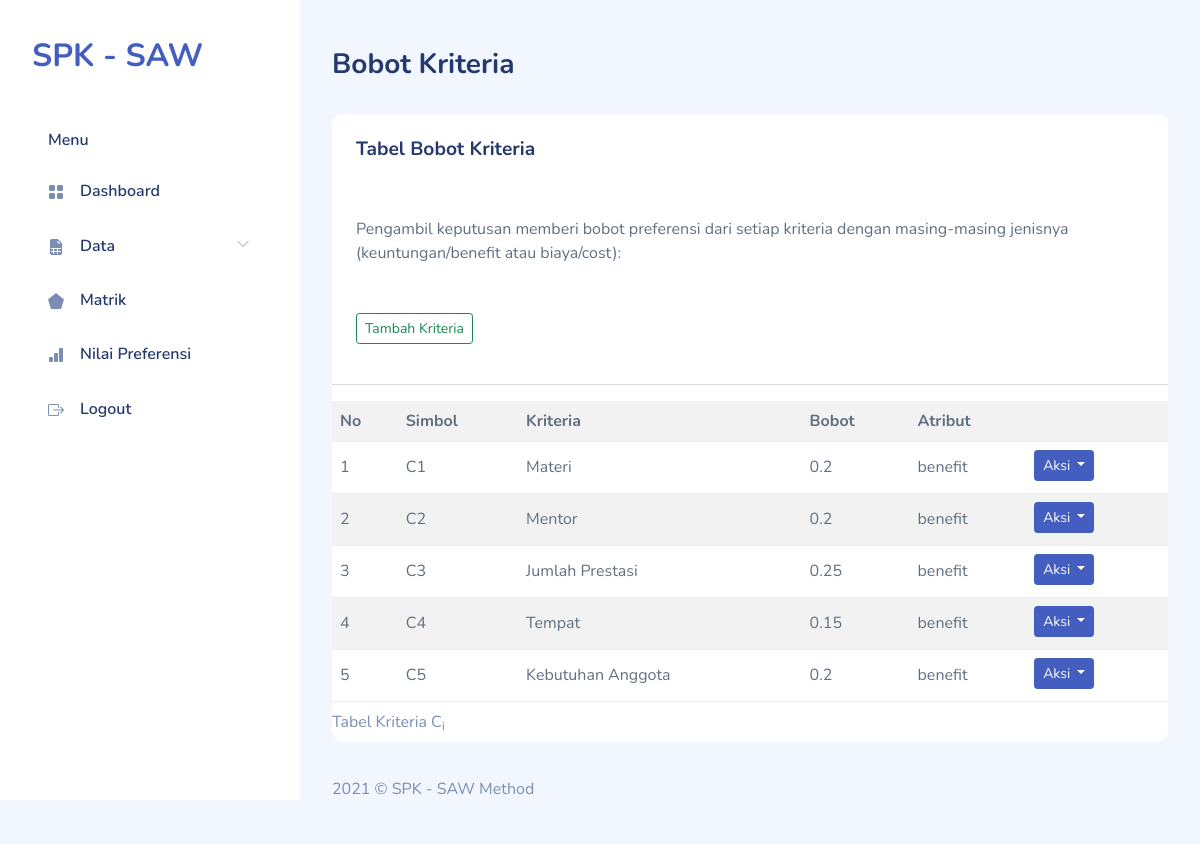
/bobot.php (signed in), run on the app's committed database.
### tables this page shows
CREATE TABLE `saw_criterias` (
  `id_criteria` tinyint(3) UNSIGNED NOT NULL,
  `criteria` varchar(100) NOT NULL,
  `weight` float NOT NULL,
  `attribute` set('benefit','cost') DEFAULT NULL
);

### bobot.php (the view, shortened to what this page needs)
<!DOCTYPE html>
<html lang="en">
  <?php
require "layout/head.php";
require "include/conn.php";
?>
  <body>
    <div id="app">
      <?php require "layout/sidebar.php";?>
      <div id="main">
        <div class="page-heading">
          <h3>Bobot Kriteria</h3>
        </div>
        <div class="page-content">
          <section class="row">
            <div class="col-12">
              <div class="card">
                <div class="card-header">
                  <h4 class="card-title">Tabel Bobot Kriteria</h4>
                </div>
                <div class="card-content">
                  <div class="card-body">
                    <p class="card-text">Pengambil keputusan memberi bobot preferensi dari setiap kriteria dengan
                      masing-masing jenisnya (keuntungan/benefit atau biaya/cost):</p>
                  </div>
                  <button type="button" class="btn btn-outline-success btn-sm m-4" data-bs-toggle="modal"
                                        data-bs-target="#inlineForm">
                                        Tambah Kriteria
                                    </button>
                                    <hr>
                  <div class="table-responsive">
                    <table class="table table-striped mb-0">
                    <caption>
    Tabel Kriteria C<sub>i</sub>
  </caption>
  <tr>
    <th>No</th>
    <th>Simbol</th>
    <th>Kriteria</th>
    <th>Bobot</th>
    <th colspan="2">Atribut</th>
  </tr>
  <?php
$sql = 'SELECT id_criteria,criteria,weight,attribute FROM saw_criterias';
$result = $db->query($sql);
$i = 0;
while ($row = $result->fetch_object()) {
    echo "<tr>
        <td class='right'>" . (++$i) . "</td>
        <td class='center'>C{$i}</td>
        <td>{$row->criteria}</td>
        <td>{$row->weight}</td>
        <td>{$row->attribute}</td>
        <td>
        <div class='btn-group mb-1'>
        <div class='dropdown'>
            <button class='btn btn-primary dropdown-toggle me-1 btn-sm' type='button'
                id='dropdownMenuButton' data-bs-toggle='dropdown'
                aria-haspopup='true' aria-expanded='false'>
                Aksi
            </button>
            <div class='dropdown-menu' aria-labelledby='dropdownMenuButton'>
                <a class='dropdown-item' href='bobot-edit.php?id={$row->id_criteria}'>Edit</a>
                <a class='dropdown-item' href='bobot-hapus.php?id={$row->id_criteria}'>Hapus</a>
            </div>
        </div>
    </div>
            </td>
      </tr>\n";
}
?>
                    </table>
                  </div>
                </div>
              </div>
            </div>
          </section>
        </div>
        <?php require "layout/footer.php";?>
      </div>
    </div>
  </body>
</html>

### assets/css/app.css (style rules this page uses)
.btn.btn-danger,.btn.btn-info,.btn.btn-primary,.btn.btn-secondary,.btn.btn-success,.btn.btn-warning { color:#fff }
.card { margin-bottom:2.2rem;border:none }
.card .card-header { border:none }
.card .card-header h4 { font-size:1.2rem;font-weight:700 }
.card .card-content { position:relative }
.card .card-title { font-size:1.2rem }
.card .card-body { padding:1.5rem }
.dropdown-toggle:after { color:#fff }
.dataTable-table td,.dataTable-table thead th,.table td,.table thead th { vertical-align:middle }
#main { margin-left:300px;padding:2rem }
.page-heading { margin:0 0 2rem }
.page-heading h3 { font-weight:700 }

### data on the page
saw_criterias: criteria "Materi", weight "0.2", attribute "benefit"
saw_criterias: criteria "Mentor", weight "0.2", attribute "benefit"
saw_criterias: criteria "Jumlah Prestasi", weight "0.25", attribute "benefit"
saw_criterias: criteria "Tempat", weight "0.15", attribute "benefit"
saw_criterias: criteria "Kebutuhan Anggota", weight "0.2", attribute "benefit"
